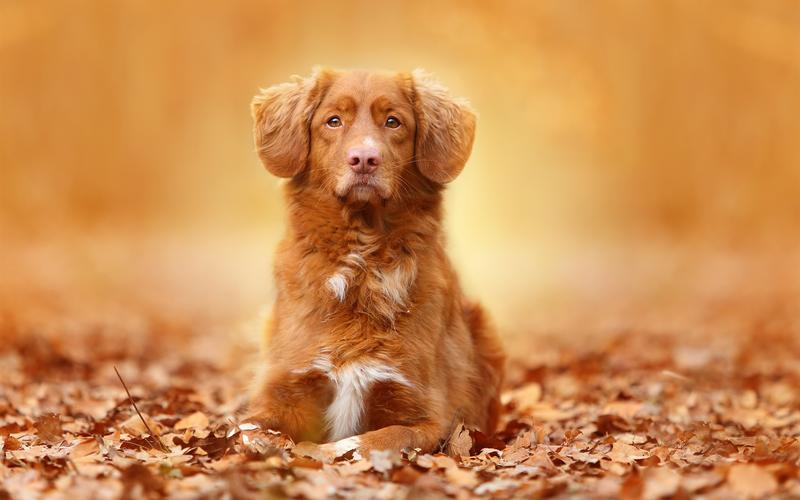
#> input picture machine_visionPro/dog2.jpeg, 800 x 500 px
$ python source_histogram.py
#> lines starting #> are read from the running program, lines starting #| are printed output that depends on the picture
import cv2
import numpy as np
import sys
import matplotlib.pyplot as plt


def grayNumber(img):
    h, w = img.shape[:2]
    grayNumber = np.zeros([256], dtype=np.uint64)
    for i in range(h):
        for j in range(w):
            grayNumber[img[i][j]] += 1
    return grayNumber


def main():
    img = cv2.imread("dog2.jpeg", 0)
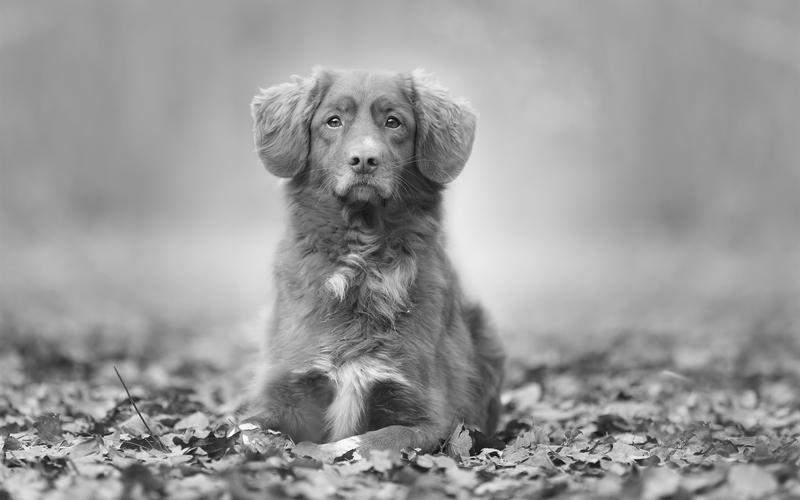
#> img: shape (500, 800); min 0, max 255, mean 153.6
    graynumber = grayNumber(img)
#> graynumber = 256 values, max 9920 at index 151, min 0 at index 2, mean 1562.5
    x = range(256)
    plt.plot(x, graynumber, "r", linewidth=2, c="black")
    # 设置坐标轴的范围
    y_max = np.max(graynumber)
#> y_max = 9920
    plt.axis([0, 255, 0, y_max])
    # 设置坐标轴的标签
    plt.xlabel("gray level")
    plt.ylabel("number of pixels")
    plt.show()
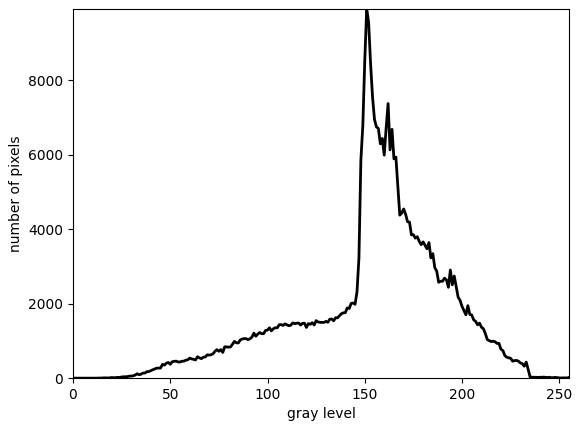
#> figure drawn by matplotlib, 1 panel; curve peaks at x = 151, y = 9920


main()

$ run again, with machine_visionPro/cat2.jpeg copied over machine_visionPro/dog2.jpeg
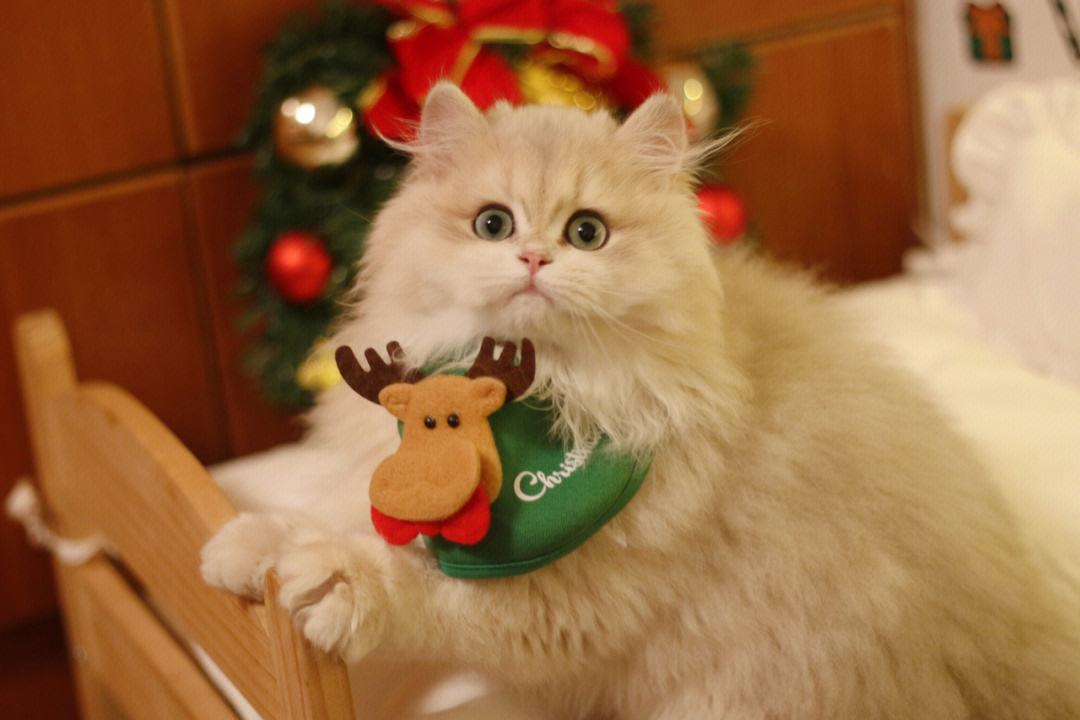
#> input picture machine_visionPro/cat2.jpeg, 1080 x 720 px
#> in main, `img = cv2.imread("dog2.jpeg", 0)`:
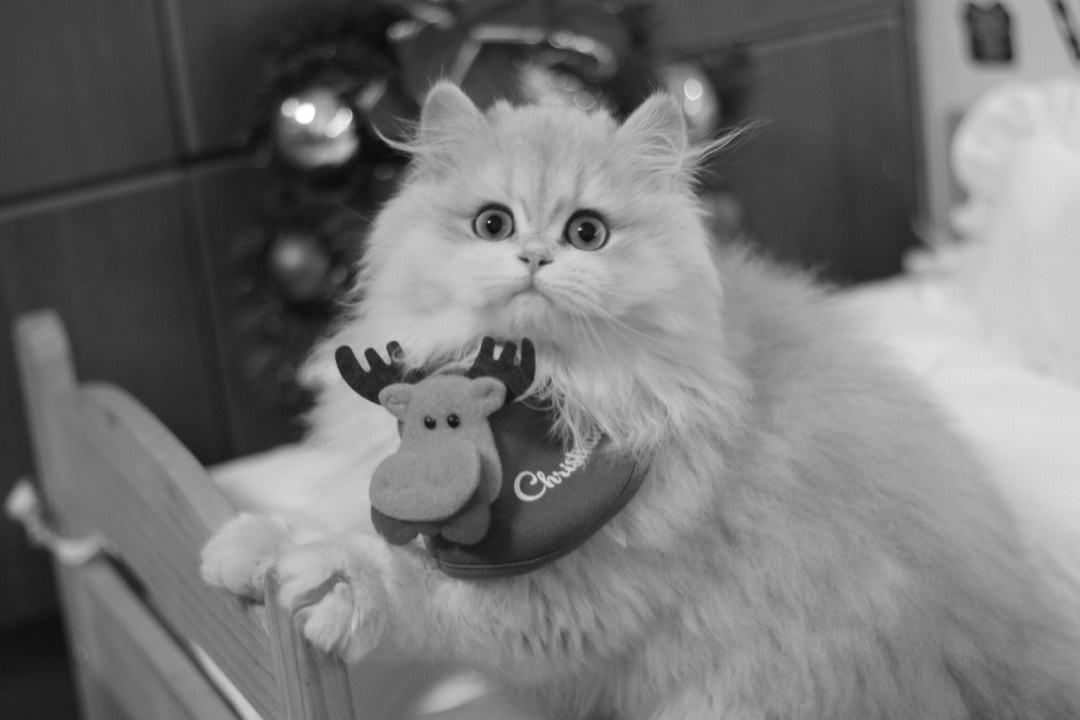
#> img: shape (720, 1080); min 9, max 255, mean 117.9
#> graynumber = 256 values, max 9098 at index 64, min 0 at index 0, mean 3037.5
#> y_max = 9098
#> in main, `plt.show()`:
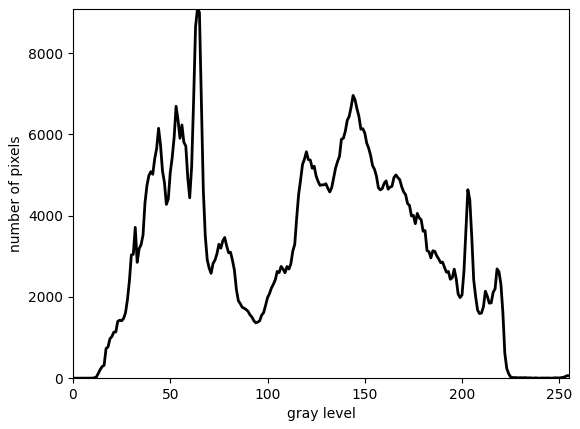
#> figure drawn by matplotlib, 1 panel; curve peaks at x = 64, y = 9098
